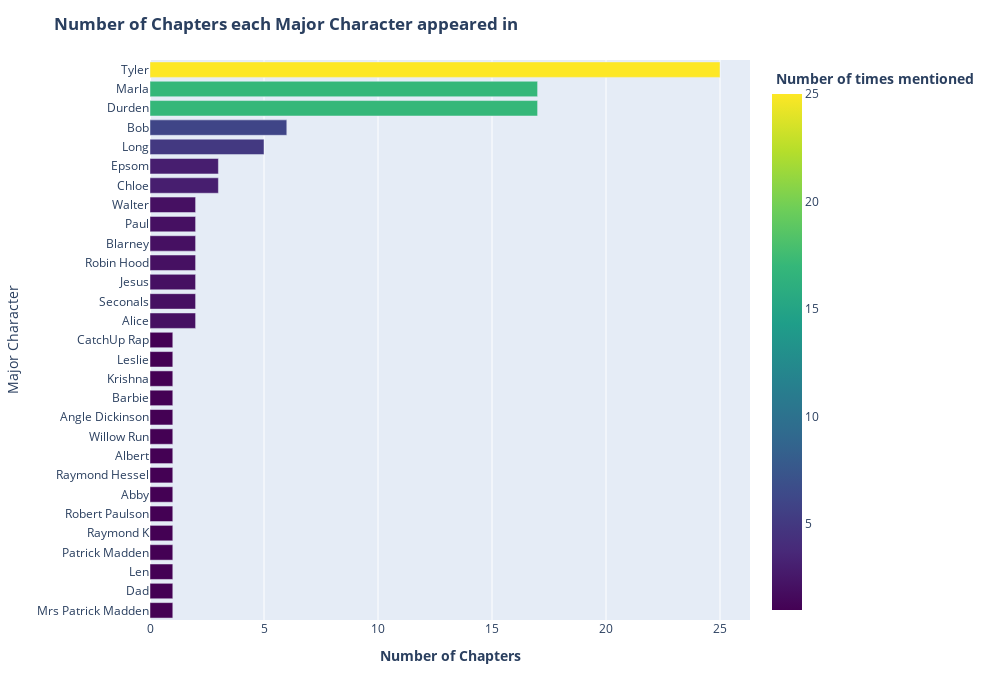

Notebook cell for this chart:
### Code cell
plt.plot_ctper(xters_chpts, 'Major Character', px.colors.sequential.Viridis)

### Figure 1 — Plotly figure (JSON) as saved in the notebook; plotly's stock layout.template omitted (floating-point values rounded to 4 significant figures)
{"data": [{"alignmentgroup": "True", "customdata": [["Mrs Patrick Madden", 1], ["Dad", 1], ["Len", 1], ["Patrick Madden", 1], ["Raymond K", 1], ["Robert Paulson", 1], ["Abby", 1], ["Raymond Hessel", 1], ["Albert", 1], ["Willow Run", 1], ["Angle Dickinson", 1], ["Barbie", 1], ["Krishna", 1], ["Leslie", 1], ["CatchUp Rap", 1], ["Alice", 2], ["Seconals", 2], ["Jesus", 2], ["Robin Hood", 2], ["Blarney", 2], ["Paul", 2], ["Walter", 2], ["Chloe", 3], ["Epsom", 3], ["Long", 5], ["Bob", 6], ["Durden", 17], ["Marla", 17], ["Tyler", 25]], "hovertemplate": "<b> Number of times mentioned <b>=%{marker.color}<br>Major Character=%{customdata[0]}<extra></extra>", "legendgroup": "", "marker": {"color": [1, 1, 1, 1, 1, 1, 1, 1, 1, 1, 1, 1, 1, 1, 1, 2, 2, 2, 2, 2, 2, 2, 3, 3, 5, 6, 17, 17, 25], "coloraxis": "coloraxis"}, "name": "", "offsetgroup": "", "orientation": "h", "showlegend": false, "textposition": "auto", "type": "bar", "x": [1, 1, 1, 1, 1, 1, 1, 1, 1, 1, 1, 1, 1, 1, 1, 2, 2, 2, 2, 2, 2, 2, 3, 3, 5, 6, 17, 17, 25], "xaxis": "x", "y": ["Mrs Patrick Madden", "Dad", "Len", "Patrick Madden", "Raymond K", "Robert Paulson", "Abby", "Raymond Hessel", "Albert", "Willow Run", "Angle Dickinson", "Barbie", "Krishna", "Leslie", "CatchUp Rap", "Alice", "Seconals", "Jesus", "Robin Hood", "Blarney", "Paul", "Walter", "Chloe", "Epsom", "Long", "Bob", "Durden", "Marla", "Tyler"], "yaxis": "y"}], "layout": {"barmode": "relative", "coloraxis": {"colorbar": {"title": {"text": "<b> Number of times mentioned <b>"}}, "colorscale": [[0, "#440154"], [0.1111, "#482878"], [0.2222, "#3e4989"], [0.3333, "#31688e"], [0.4444, "#26828e"], [0.5556, "#1f9e89"], [0.6667, "#35b779"], [0.7778, "#6ece58"], [0.8889, "#b5de2b"], [1, "#fde725"]]}, "height": 700, "legend": {"tracegroupgap": 0}, "margin": {"t": 60}, "title": {"text": "<b> Number of Chapters each Major Character appeared in <b>"}, "width": 1000, "xaxis": {"anchor": "y", "domain": [0, 1], "title": {"text": "<b> Number of Chapters <b>"}}, "yaxis": {"anchor": "x", "domain": [0, 1], "title": {"text": "Major Character"}}}}
